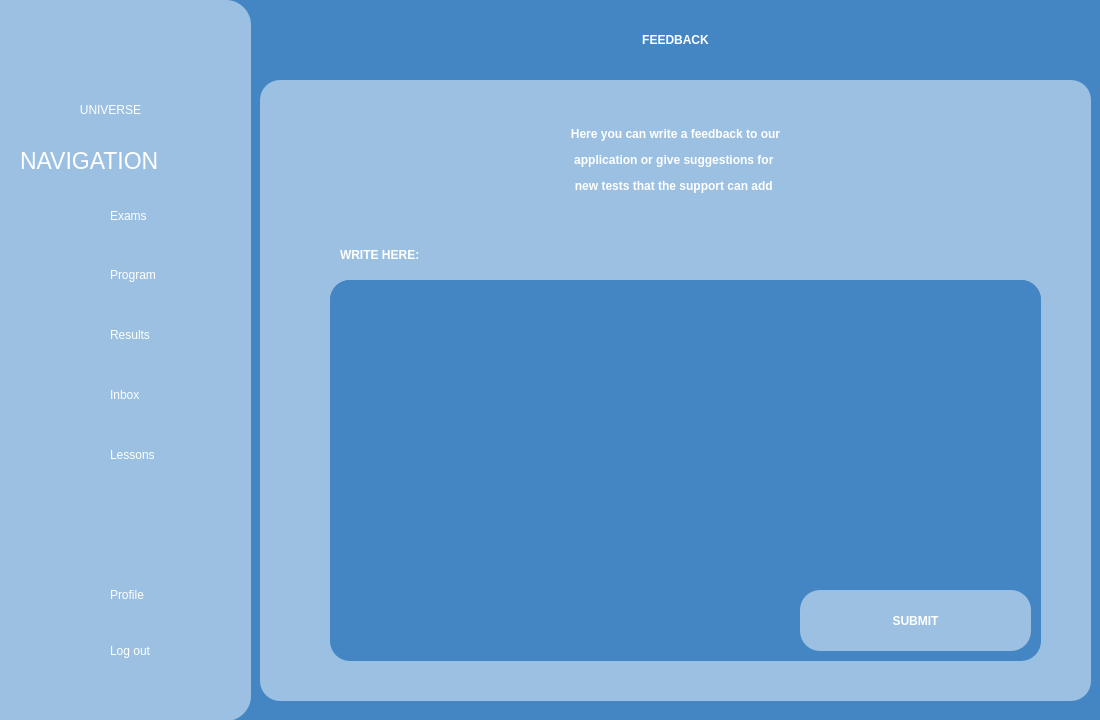
<?xml version="1.0" encoding="UTF-8"?>
<ui version="4.0">
 <class>feedback</class>
 <widget class="QWidget" name="feedback">
  <property name="geometry">
   <rect>
    <x>0</x>
    <y>0</y>
    <width>1100</width>
    <height>720</height>
   </rect>
  </property>
  <property name="windowTitle">
   <string>Form</string>
  </property>
  <property name="styleSheet">
   <string notr="true">background-color: #4486c3;</string>
  </property>
  <widget class="QFrame" name="frame_2">
   <property name="geometry">
    <rect>
     <x>0</x>
     <y>0</y>
     <width>251</width>
     <height>721</height>
    </rect>
   </property>
   <property name="styleSheet">
    <string notr="true">background-color:rgb(155, 192, 226);
border:0px;
border-top-right-radius: 25px;
border-bottom-right-radius: 25px;</string>
   </property>
   <property name="frameShape">
    <enum>QFrame::Shape::StyledPanel</enum>
   </property>
   <property name="frameShadow">
    <enum>QFrame::Shadow::Raised</enum>
   </property>
   <widget class="QLabel" name="exams_Icon">
    <property name="geometry">
     <rect>
      <x>50</x>
      <y>190</y>
      <width>51</width>
      <height>51</height>
     </rect>
    </property>
    <property name="text">
     <string/>
    </property>
    <property name="pixmap">
     <pixmap>../assets/images/exams_icon.png</pixmap>
    </property>
    <property name="scaledContents">
     <bool>true</bool>
    </property>
   </widget>
   <widget class="QLabel" name="program_Icon">
    <property name="geometry">
     <rect>
      <x>50</x>
      <y>250</y>
      <width>51</width>
      <height>51</height>
     </rect>
    </property>
    <property name="text">
     <string/>
    </property>
    <property name="pixmap">
     <pixmap>../assets/images/program_icon.png</pixmap>
    </property>
    <property name="scaledContents">
     <bool>true</bool>
    </property>
   </widget>
   <widget class="QLabel" name="results_Icon">
    <property name="geometry">
     <rect>
      <x>50</x>
      <y>310</y>
      <width>51</width>
      <height>51</height>
     </rect>
    </property>
    <property name="text">
     <string/>
    </property>
    <property name="pixmap">
     <pixmap>../assets/images/results_icon.png</pixmap>
    </property>
    <property name="scaledContents">
     <bool>true</bool>
    </property>
   </widget>
   <widget class="QLabel" name="inbox_Icon">
    <property name="geometry">
     <rect>
      <x>50</x>
      <y>370</y>
      <width>51</width>
      <height>51</height>
     </rect>
    </property>
    <property name="text">
     <string/>
    </property>
    <property name="pixmap">
     <pixmap>../assets/images/inbox_icon.png</pixmap>
    </property>
    <property name="scaledContents">
     <bool>true</bool>
    </property>
   </widget>
   <widget class="QLabel" name="profile_Icon">
    <property name="geometry">
     <rect>
      <x>50</x>
      <y>570</y>
      <width>51</width>
      <height>51</height>
     </rect>
    </property>
    <property name="text">
     <string/>
    </property>
    <property name="pixmap">
     <pixmap>../assets/images/profile.icon.png</pixmap>
    </property>
    <property name="scaledContents">
     <bool>true</bool>
    </property>
   </widget>
   <widget class="QLabel" name="logout_Icon">
    <property name="geometry">
     <rect>
      <x>50</x>
      <y>630</y>
      <width>51</width>
      <height>51</height>
     </rect>
    </property>
    <property name="text">
     <string/>
    </property>
    <property name="pixmap">
     <pixmap resource="../resources.qrc">:/assets/images/log_out_icon.png</pixmap>
    </property>
    <property name="scaledContents">
     <bool>true</bool>
    </property>
   </widget>
   <widget class="QPushButton" name="logoutButton">
    <property name="geometry">
     <rect>
      <x>110</x>
      <y>620</y>
      <width>101</width>
      <height>61</height>
     </rect>
    </property>
    <property name="styleSheet">
     <string notr="true">font: 15pt &quot;Allerta&quot;;
color:white;
text-align:left;</string>
    </property>
    <property name="text">
     <string>Log out</string>
    </property>
   </widget>
   <widget class="QPushButton" name="examsButton">
    <property name="geometry">
     <rect>
      <x>110</x>
      <y>195</y>
      <width>71</width>
      <height>41</height>
     </rect>
    </property>
    <property name="styleSheet">
     <string notr="true">font: 15pt &quot;Allerta&quot;;
color:white;
text-align:left;</string>
    </property>
    <property name="text">
     <string>Exams</string>
    </property>
   </widget>
   <widget class="QPushButton" name="programButton">
    <property name="geometry">
     <rect>
      <x>110</x>
      <y>260</y>
      <width>111</width>
      <height>29</height>
     </rect>
    </property>
    <property name="whatsThis">
     <string>&lt;html&gt;&lt;head/&gt;&lt;body&gt;&lt;p&gt;sadas&lt;/p&gt;&lt;/body&gt;&lt;/html&gt;</string>
    </property>
    <property name="styleSheet">
     <string notr="true">font: 15pt &quot;Allerta&quot;;
color:white;
text-align:left;</string>
    </property>
    <property name="text">
     <string>Program</string>
    </property>
   </widget>
   <widget class="QPushButton" name="resultsButton">
    <property name="geometry">
     <rect>
      <x>110</x>
      <y>320</y>
      <width>91</width>
      <height>29</height>
     </rect>
    </property>
    <property name="styleSheet">
     <string notr="true">font: 15pt &quot;Allerta&quot;;
color:white;
text-align:left;</string>
    </property>
    <property name="text">
     <string>Results</string>
    </property>
   </widget>
   <widget class="QPushButton" name="inboxButton">
    <property name="geometry">
     <rect>
      <x>110</x>
      <y>380</y>
      <width>71</width>
      <height>29</height>
     </rect>
    </property>
    <property name="styleSheet">
     <string notr="true">font: 15pt &quot;Allerta&quot;;
color:white;
text-align:left;</string>
    </property>
    <property name="text">
     <string>Inbox</string>
    </property>
   </widget>
   <widget class="QPushButton" name="profileButton">
    <property name="geometry">
     <rect>
      <x>110</x>
      <y>580</y>
      <width>86</width>
      <height>29</height>
     </rect>
    </property>
    <property name="styleSheet">
     <string notr="true">font: 15pt &quot;Allerta&quot;;
color:white;
text-align:left;</string>
    </property>
    <property name="text">
     <string>Profile</string>
    </property>
   </widget>
   <widget class="QLabel" name="navigationLabel">
    <property name="geometry">
     <rect>
      <x>20</x>
      <y>130</y>
      <width>231</width>
      <height>61</height>
     </rect>
    </property>
    <property name="styleSheet">
     <string notr="true">font: 17pt;
color:white;</string>
    </property>
    <property name="text">
     <string>NAVIGATION</string>
    </property>
   </widget>
   <widget class="QLabel" name="logoIcon">
    <property name="geometry">
     <rect>
      <x>45</x>
      <y>-10</y>
      <width>141</width>
      <height>141</height>
     </rect>
    </property>
    <property name="text">
     <string/>
    </property>
    <property name="pixmap">
     <pixmap resource="../resources.qrc">:/assets/images/Logo1.png</pixmap>
    </property>
    <property name="scaledContents">
     <bool>true</bool>
    </property>
   </widget>
   <widget class="QLabel" name="label">
    <property name="geometry">
     <rect>
      <x>60</x>
      <y>100</y>
      <width>101</width>
      <height>20</height>
     </rect>
    </property>
    <property name="styleSheet">
     <string notr="true">color:white;
font: 600 12pt &quot;Crimson Text Semibold&quot;;</string>
    </property>
    <property name="text">
     <string>&lt;html&gt;&lt;head/&gt;&lt;body&gt;&lt;p align=&quot;center&quot;&gt;UNIVERSE&lt;/p&gt;&lt;/body&gt;&lt;/html&gt;</string>
    </property>
   </widget>
   <widget class="QPushButton" name="lessonsButton">
    <property name="geometry">
     <rect>
      <x>110</x>
      <y>440</y>
      <width>101</width>
      <height>29</height>
     </rect>
    </property>
    <property name="styleSheet">
     <string notr="true">font: 15pt &quot;Allerta&quot;;
color:white;
text-align:left;</string>
    </property>
    <property name="text">
     <string>Lessons</string>
    </property>
   </widget>
   <widget class="QLabel" name="lessons_Icon">
    <property name="geometry">
     <rect>
      <x>50</x>
      <y>430</y>
      <width>51</width>
      <height>51</height>
     </rect>
    </property>
    <property name="text">
     <string/>
    </property>
    <property name="pixmap">
     <pixmap resource="../resources.qrc">:/assets/images/lessons_icon.png</pixmap>
    </property>
    <property name="scaledContents">
     <bool>true</bool>
    </property>
   </widget>
   <widget class="QPushButton" name="mainMenuButton">
    <property name="geometry">
     <rect>
      <x>60</x>
      <y>20</y>
      <width>111</width>
      <height>81</height>
     </rect>
    </property>
    <property name="styleSheet">
     <string notr="true">background-color:rgba(0, 0, 0, 0);
border-radius:35px;</string>
    </property>
    <property name="text">
     <string/>
    </property>
   </widget>
  </widget>
  <widget class="QLabel" name="titleLabel">
   <property name="geometry">
    <rect>
     <x>270</x>
     <y>0</y>
     <width>811</width>
     <height>81</height>
    </rect>
   </property>
   <property name="styleSheet">
    <string notr="true">color:white;
font-weight:bold;
font: 55pt &quot;Aura&quot;;</string>
   </property>
   <property name="text">
    <string>&lt;html&gt;&lt;head/&gt;&lt;body&gt;&lt;p align=&quot;center&quot;&gt;FEEDBACK&lt;/p&gt;&lt;/body&gt;&lt;/html&gt;</string>
   </property>
  </widget>
  <widget class="QFrame" name="Tab">
   <property name="geometry">
    <rect>
     <x>260</x>
     <y>80</y>
     <width>831</width>
     <height>621</height>
    </rect>
   </property>
   <property name="styleSheet">
    <string notr="true">background-color:rgb(155, 192, 226);
border:0px;
border-radius: 20px;</string>
   </property>
   <property name="frameShape">
    <enum>QFrame::Shape::StyledPanel</enum>
   </property>
   <property name="frameShadow">
    <enum>QFrame::Shadow::Raised</enum>
   </property>
   <widget class="QLabel" name="feedbackText">
    <property name="geometry">
     <rect>
      <x>30</x>
      <y>-90</y>
      <width>771</width>
      <height>341</height>
     </rect>
    </property>
    <property name="styleSheet">
     <string notr="true">color:white;
font-weight:bold;
font: 25pt &quot;Aura&quot;;</string>
    </property>
    <property name="text">
     <string>&lt;html&gt;&lt;head/&gt;&lt;body&gt;&lt;p align=&quot;center&quot;&gt;Here you can write a feedback to our&lt;/p&gt;&lt;p align=&quot;center&quot;&gt;application or give suggestions for &lt;/p&gt;&lt;p align=&quot;center&quot;&gt;new tests that the support can add &lt;/p&gt;&lt;/body&gt;&lt;/html&gt;</string>
    </property>
   </widget>
   <widget class="QFrame" name="Tab_2">
    <property name="geometry">
     <rect>
      <x>70</x>
      <y>200</y>
      <width>711</width>
      <height>381</height>
     </rect>
    </property>
    <property name="styleSheet">
     <string notr="true">background-color:#4486c3;
border:0px;
border-radius: 20px;</string>
    </property>
    <property name="frameShape">
     <enum>QFrame::Shape::StyledPanel</enum>
    </property>
    <property name="frameShadow">
     <enum>QFrame::Shadow::Raised</enum>
    </property>
    <widget class="QTextEdit" name="textEdit">
     <property name="geometry">
      <rect>
       <x>0</x>
       <y>0</y>
       <width>711</width>
       <height>301</height>
      </rect>
     </property>
     <property name="styleSheet">
      <string notr="true">color:rgb(255, 255, 255);
font: 32pt &quot;Aura&quot;;</string>
     </property>
    </widget>
    <widget class="QFrame" name="You_profile_back">
     <property name="geometry">
      <rect>
       <x>470</x>
       <y>310</y>
       <width>231</width>
       <height>61</height>
      </rect>
     </property>
     <property name="styleSheet">
      <string notr="true">background-color:rgb(155, 192, 226);
border:0px;
border-radius: 20px;</string>
     </property>
     <property name="frameShape">
      <enum>QFrame::Shape::StyledPanel</enum>
     </property>
     <property name="frameShadow">
      <enum>QFrame::Shadow::Raised</enum>
     </property>
     <widget class="QLabel" name="titleLabel_3">
      <property name="geometry">
       <rect>
        <x>35</x>
        <y>6</y>
        <width>161</width>
        <height>51</height>
       </rect>
      </property>
      <property name="styleSheet">
       <string notr="true">color:white;
font-weight:bold;
font: 35pt &quot;Aura&quot;;</string>
      </property>
      <property name="text">
       <string>&lt;html&gt;&lt;head/&gt;&lt;body&gt;&lt;p align=&quot;center&quot;&gt;SUBMIT&lt;/p&gt;&lt;/body&gt;&lt;/html&gt;</string>
      </property>
     </widget>
     <widget class="QPushButton" name="submitFeedbackButton">
      <property name="geometry">
       <rect>
        <x>0</x>
        <y>0</y>
        <width>231</width>
        <height>61</height>
       </rect>
      </property>
      <property name="styleSheet">
       <string notr="true">background-color:rgba(0, 0, 0, 0);
border-radius:35px;</string>
      </property>
      <property name="text">
       <string/>
      </property>
     </widget>
    </widget>
   </widget>
   <widget class="QLabel" name="titleLabel_2">
    <property name="geometry">
     <rect>
      <x>80</x>
      <y>150</y>
      <width>431</width>
      <height>51</height>
     </rect>
    </property>
    <property name="styleSheet">
     <string notr="true">color:white;
font-weight:bold;
font: 35pt &quot;Aura&quot;;</string>
    </property>
    <property name="text">
     <string>&lt;html&gt;&lt;head/&gt;&lt;body&gt;&lt;p&gt;WRITE HERE:&lt;/p&gt;&lt;/body&gt;&lt;/html&gt;</string>
    </property>
   </widget>
   <zorder>feedbackText</zorder>
   <zorder>titleLabel_2</zorder>
   <zorder>Tab_2</zorder>
  </widget>
 </widget>
 <resources>
  <include location="../resources.qrc"/>
 </resources>
 <connections/>
</ui>
